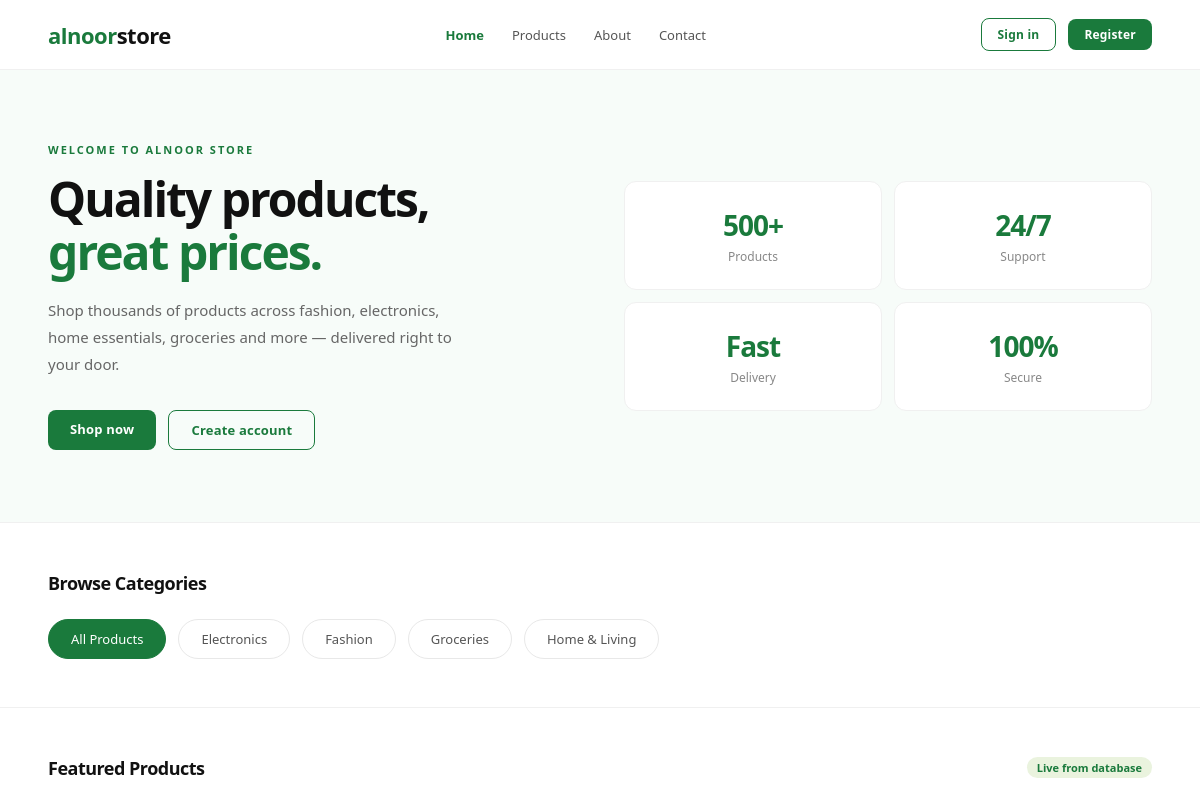
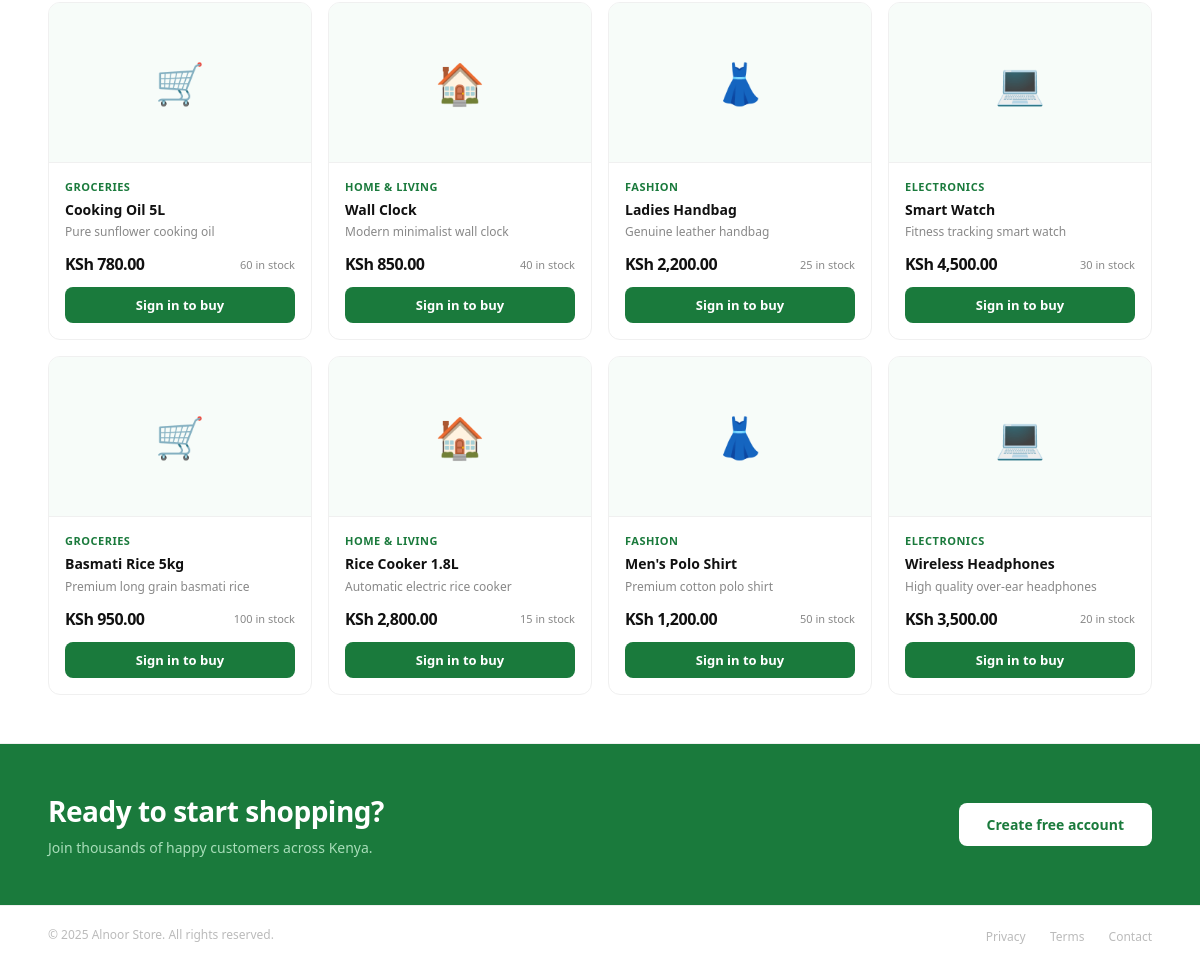
The page / on the database its author committed (2 pictures, top to bottom).
### tables this page shows
CREATE TABLE IF NOT EXISTS `products` (
    `id`          INT PRIMARY KEY AUTO_INCREMENT,
    `name`        VARCHAR(150) NOT NULL,
    `description` TEXT,
    `price`       DECIMAL(10,2) NOT NULL,
    `category`    VARCHAR(100),
    `image`       VARCHAR(255),
    `stock`       INT DEFAULT 0,
    `created_at`  TIMESTAMP DEFAULT CURRENT_TIMESTAMP
);

### index.php (the view, shortened to what this page needs)
<?php
require_once __DIR__ . '/includes/db.php';
$products = mysqli_query($conn,
    "SELECT id, name, description, price, category, stock
     FROM products
     ORDER BY id DESC
     LIMIT 8"
);
$categories = mysqli_query($conn,
    "SELECT DISTINCT category FROM products ORDER BY category ASC"
);
$activePage = "home";
$cssPath    = "css/style.css";
$homePath   = "index.php";
?>
<?php require_once __DIR__ . '/includes/header.php'; ?>
<div class="hero">
    <div class="hero-left">
        <div class="tag">Welcome to Alnoor Store</div>
        <h1>Quality products,<br><span>great prices.</span></h1>
        <p>Shop thousands of products across fashion, electronics, home essentials, groceries and more — delivered right to your door.</p>
        <div class="hero-actions">
            <a href="#products" class="btn btn-primary">Shop now</a>
            <?php if(!isset($_SESSION['user_id'])): ?>
                <a href="register.php" class="btn btn-outline">Create account</a>
            <?php else: ?>
                <a href="dashboard.php" class="btn btn-outline">My dashboard</a>
            <?php endif; ?>
        </div>
    </div>
    <div class="hero-right">
        <div class="hero-stat">
            <div class="value">500+</div>
            <div class="label">Products</div>
        </div>
        <div class="hero-stat">
            <div class="value">24/7</div>
            <div class="label">Support</div>
        </div>
        <div class="hero-stat">
            <div class="value">Fast</div>
            <div class="label">Delivery</div>
        </div>
        <div class="hero-stat">
            <div class="value">100%</div>
            <div class="label">Secure</div>
        </div>
    </div>
</div>
<div class="section">
    <div class="section-header">
        <div class="section-title">Browse Categories</div>
    </div>
    <div class="categories-grid">
        <a href="#products" class="category-pill active">All Products</a>
        <?php
        mysqli_data_seek($categories, 0);
        while($cat = mysqli_fetch_assoc($categories)):
        ?>
            <a href="#products" class="category-pill">
                <?php echo htmlspecialchars($cat['category']); ?>
            </a>
        <?php endwhile; ?>
    </div>
</div>
<div class="section" id="products">
    <div class="section-header">
        <div class="section-title">Featured Products</div>
        <span class="badge badge-success">Live from database</span>
    </div>
    <div class="products-grid">
        <?php if(mysqli_num_rows($products) > 0): ?>
            <?php
            $icons = [
                'Electronics'  => '💻',
                'Fashion'      => '👗',
                'Home & Living'=> '🏠',
                'Groceries'    => '🛒',
            ];
            while($product = mysqli_fetch_assoc($products)):
                $icon = $icons[$product['category']] ?? '📦';
            ?>
                <div class="product-card">
                    <div class="product-image">
                        <span class="cat-icon"><?php echo $icon; ?></span>
                    </div>
                    <div class="product-body">
                        <div class="product-category">
                            <?php echo htmlspecialchars($product['category']); ?>
                        </div>
                        <div class="product-name">
                            <?php echo htmlspecialchars($product['name']); ?>
                        </div>
                        <div class="product-desc">
                            <?php echo htmlspecialchars($product['description']); ?>
                        </div>
                        <div class="product-footer">
                            <div class="product-price">
                                KSh <?php echo number_format($product['price'], 2); ?>
                            </div>
                            <div class="product-stock">
                                <?php echo $product['stock']; ?> in stock
                            </div>
                        </div>
                        <?php if(isset($_SESSION['user_id'])): ?>
                            <button class="add-to-cart">Add to cart</button>
                        <?php else: ?>
                            <a href="login.php" class="add-to-cart"
                               style="display:block; text-align:center; text-decoration:none;">
                                Sign in to buy
                            </a>
                        <?php endif; ?>
                    </div>
                </div>
            <?php endwhile; ?>
        <?php else: ?>
            <div class="empty-state">
                No products found. Add some in phpMyAdmin.
            </div>
        <?php endif; ?>
    </div>
</div>
<div class="banner">
    <div>
        <h2>Ready to start shopping?</h2>
        <p>Join thousands of happy customers across Kenya.</p>
    </div>
    <?php if(!isset($_SESSION['user_id'])): ?>
        <a href="register.php" class="btn-white">Create free account</a>
    <?php else: ?>
        <a href="dashboard.php" class="btn-white">Go to dashboard</a>
    <?php endif; ?>
</div>
<footer>
    <p>© 2025 Alnoor Store. All rights reserved.</p>
    <nav>
        <a href="#">Privacy</a>
        <a href="#">Terms</a>
        <a href="#">Contact</a>
    </nav>
</footer>
</body>
</html>

### includes/header.php (shortened to what this page needs)
<!DOCTYPE html>
<html lang="en">
<head>
    <link rel="stylesheet" href="<?php echo isset($cssPath) ? $cssPath : 'css/style.css'; ?>">
</head>
<body>
<div class="topbar">
    <a href="<?php echo isset($homePath) ? $homePath : 'index.php'; ?>" class="logo">alnoor<span>store</span></a>
    <nav class="topbar-nav">
        <a href="<?php echo isset($homePath) ? $homePath : 'index.php'; ?>"
           class="<?php echo (isset($activePage) && $activePage === 'home') ? 'active' : ''; ?>">Home</a>
        <a href="#" class="<?php echo (isset($activePage) && $activePage === 'products') ? 'active' : ''; ?>">Products</a>
        <a href="#" class="<?php echo (isset($activePage) && $activePage === 'about') ? 'active' : ''; ?>">About</a>
        <a href="#" class="<?php echo (isset($activePage) && $activePage === 'contact') ? 'active' : ''; ?>">Contact</a>
    </nav>
    <div class="topbar-actions">
        <?php if(isset($_SESSION['user_id'])): ?>
            <span style="font-size:13px; color:#555;">
                Hi, <?php echo htmlspecialchars($_SESSION['user_name']); ?>
            </span>
            <a href="dashboard.php" class="btn btn-outline btn-sm">Dashboard</a>
            <a href="logout.php" class="btn btn-gray btn-sm">Logout</a>
        <?php else: ?>
            <a href="login.php" class="btn btn-outline btn-sm">Sign in</a>
            <a href="register.php" class="btn btn-primary btn-sm">Register</a>
        <?php endif; ?>
    </div>
</div>

### css/style.css (style rules this page uses)
* { margin: 0; padding: 0; box-sizing: border-box; }
body { font-family: 'Segoe UI', sans-serif; background: #ffffff; color: #111; min-height: 100vh; display: flex; flex-direction: column; }
.topbar { padding: 18px 48px; border-bottom: 1px solid #f0f0f0; display: flex; align-items: center; justify-content: space-between; position: sticky; top: 0; background: #fff; z-index: 100; }
.logo { font-size: 22px; font-weight: 700; color: #1a7a3c; letter-spacing: -0.5px; text-decoration: none; }
.logo span { color: #111; }
.topbar-nav { display: flex; align-items: center; gap: 28px; }
.topbar-nav a { font-size: 13px; color: #555; text-decoration: none; transition: color 0.2s; }
.topbar-nav a.active { color: #1a7a3c; font-weight: 600; }
.topbar-actions { display: flex; align-items: center; gap: 12px; }
.btn { display: inline-block; padding: 10px 22px; border-radius: 8px; font-size: 13px; font-weight: 600; text-decoration: none; cursor: pointer; border: none; transition: all 0.2s; letter-spacing: 0.2px; }
.btn-primary { background: #1a7a3c; color: #fff; }
.btn-outline { background: transparent; color: #1a7a3c; border: 1.5px solid #1a7a3c; }
.btn-sm { padding: 7px 16px; font-size: 12px; }
.badge { display: inline-block; padding: 3px 10px; border-radius: 20px; font-size: 11px; font-weight: 600; }
.badge-success { background: #eaf3de; color: #1a7a3c; }
footer { padding: 18px 48px; border-top: 1px solid #f0f0f0; display: flex; justify-content: space-between; align-items: center; }
footer p { font-size: 12px; color: #bbb; }
footer nav a { font-size: 12px; color: #bbb; text-decoration: none; margin-left: 20px; }

### rows shown on the page
products: category "🛒", category "GROCERIES", name "Cooking Oil 5L", description "Pure sunflower cooking oil", price "780.00", stock "60"
products: category "🏠", category "HOME & LIVING", name "Wall Clock", description "Modern minimalist wall clock", price "850.00", stock "40"
products: category "👗", category "FASHION", name "Ladies Handbag", description "Genuine leather handbag", price "2,200.00", stock "25"
products: category "💻", category "ELECTRONICS", name "Smart Watch", description "Fitness tracking smart watch", price "4,500.00", stock "30"
products: category "🛒", category "GROCERIES", name "Basmati Rice 5kg", description "Premium long grain basmati rice", price "950.00", stock "100"
products: category "🏠", category "HOME & LIVING", name "Rice Cooker 1.8L", description "Automatic electric rice cooker", price "2,800.00", stock "15"
products: category "👗", category "FASHION", name "Men's Polo Shirt", description "Premium cotton polo shirt", price "1,200.00", stock "50"
products: category "💻", category "ELECTRONICS", name "Wireless Headphones", description "High quality over-ear headphones", price "3,500.00", stock "20"

### other values the page prints
$cat['category'] "Electronics"
$cat['category'] "Fashion"
$cat['category'] "Groceries"
$cat['category'] "Home & Living"
